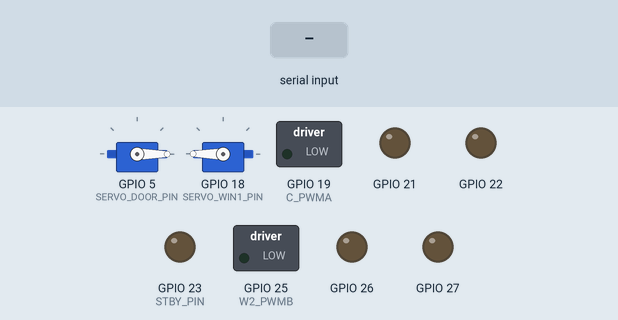
The sketch below on a simulated ESP32. On the bench: 2 × servo, switched loads named in the sketch (green lamp = pin HIGH), output pins drawn as LEDs (lit = HIGH). The inputs (shaded band) are chosen by the test bench.

Above: at 1.2 s.
1.3 s: "WIN1_OPEN\n" received over the second serial link
At 2.5 s:
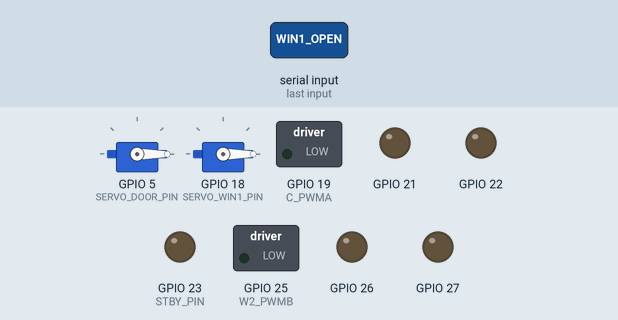
2.8 s: "WIN2_OPEN\n" received over the second serial link
At 3.6 s:
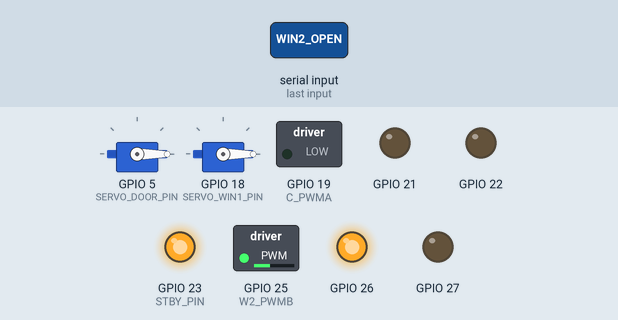
4.3 s: "WIN1_CLOSE\n" received over the second serial link
At 4.8 s:
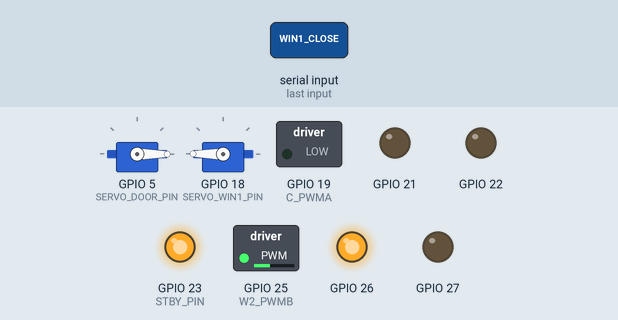
7.3 s: "WIN2_CLOSE\n" received over the second serial link
At 8.2 s:
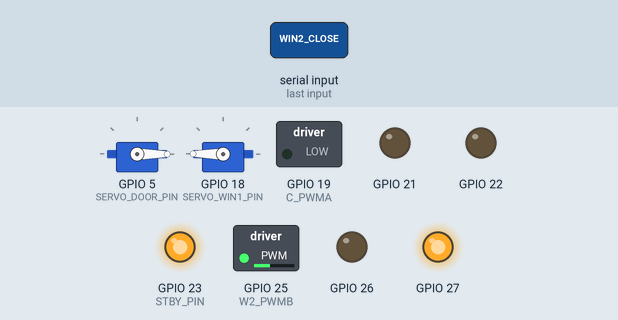
8.8 s: "CURTAIN_OPEN\n" received over the second serial link
At 9.4 s:
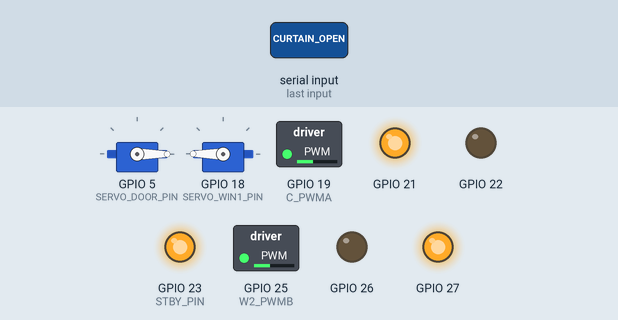
11.8 s: "CURTAIN_CLOSE\n" received over the second serial link
At 12.2 s:
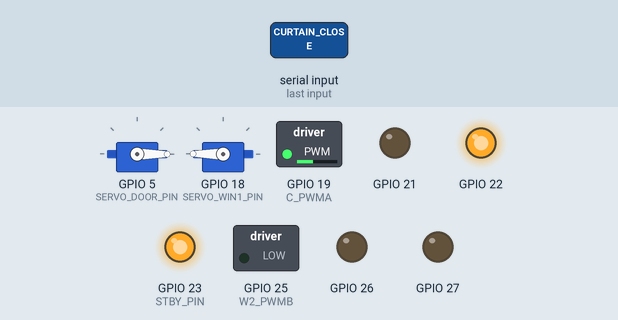
Timing chart, 0 to 16.3 s (numbered marks = the images above; inputs shaded):
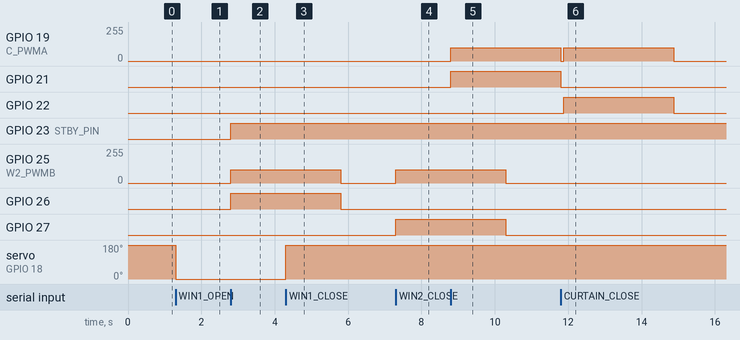

The sketch:

ESP32_Motor_v7.ino
```cpp
/*
 * Smart Classroom – ESP32 #2 (Motor Controller)
 * DOOR:
 *  - Starts at 12 o’clock (0°)
 *  - Opens to 6 o’clock (180°)
 *  - Moves ANTICLOCKWISE
 */

#include <ESP32Servo.h>

// ─── Pins ────────────────────────────────────────────────────
#define SERVO_DOOR_PIN     5
#define SERVO_WIN1_PIN    18
#define STBY_PIN          23
#define C_PWMA            19
#define C_AIN1            21
#define C_AIN2            22
#define W2_PWMB           25
#define W2_BIN1           26
#define W2_BIN2           27
#define UART2_RX          16
#define UART2_TX          17
#define UART_BAUD         115200

// ─── Servo angles ─────────────────────────────────────────────
#define DOOR_CLOSE_DEG     0     // 12 o'clock
#define DOOR_OPEN_DEG    180     // 6 o'clock
#define WIN1_OPEN_DEG      0
#define WIN1_CLOSE_DEG   180

// ─── DC motor config ──────────────────────────────────────────
#define PWM_FREQ        18000
#define PWM_RES            10
#define SPEED_NORMAL       400
#define MOTOR_TIMEOUT     3000UL

#define M_CURTAIN  0
#define M_WIN2     1

enum MotorState { IDLE, RUNNING };

struct DCMotor {
  const char* name;
  MotorState mstate = IDLE;
  unsigned long startMs = 0;
  int in1, in2, pwmPin, speed;
};

DCMotor dcMotors[2] = {
  {"CURTAIN", IDLE, 0, C_AIN1,  C_AIN2,  C_PWMA, SPEED_NORMAL},
  {"WIN2",    IDLE, 0, W2_BIN1, W2_BIN2, W2_PWMB, SPEED_NORMAL},
};

Servo servoDoor;
Servo servoWin1;

bool doorOpen = false;
bool win1Open = false;
String rxBuf = "";

// ─────────────────────────────────────────
// DOOR MOVEMENT (ANTICLOCKWISE)
// ─────────────────────────────────────────
void moveDoor(bool open) {
  servoDoor.write(open ? DOOR_OPEN_DEG : DOOR_CLOSE_DEG);
  doorOpen = open;
  Serial2.println("OK");
}

void moveWin1(bool open) {
  servoWin1.write(open ? WIN1_OPEN_DEG : WIN1_CLOSE_DEG);
  win1Open = open;
  Serial2.println("OK");
}

void motorStop(int id) {
  DCMotor& m = dcMotors[id];
  if (m.mstate == IDLE) return;
  digitalWrite(m.in1, LOW);
  digitalWrite(m.in2, LOW);
  ledcWrite(m.pwmPin, 0);
  m.mstate = IDLE;
}

void motorRun(int id, bool forward) {
  DCMotor& m = dcMotors[id];
  if (m.mstate == RUNNING) {
    motorStop(id);
    delay(80);
  }

  m.mstate = RUNNING;
  m.startMs = millis();

  digitalWrite(STBY_PIN, HIGH);
  digitalWrite(m.in1, forward ? HIGH : LOW);
  digitalWrite(m.in2, forward ? LOW  : HIGH);
  ledcWrite(m.pwmPin, m.speed);

  Serial2.println("OK");
}

void allStop() {
  for (int i = 0; i < 2; i++) motorStop(i);
  digitalWrite(STBY_PIN, LOW);

  servoDoor.write(DOOR_CLOSE_DEG);
  servoWin1.write(WIN1_CLOSE_DEG);

  doorOpen = false;
  win1Open = false;

  Serial2.println("OK");
}

void handleCommand(const String& cmd) {
  if      (cmd == "WIN1_OPEN")     moveWin1(true);
  else if (cmd == "WIN1_CLOSE")    moveWin1(false);
  else if (cmd == "WIN2_OPEN")     motorRun(M_WIN2, true);
  else if (cmd == "WIN2_CLOSE")    motorRun(M_WIN2, false);
  else if (cmd == "CURTAIN_OPEN")  motorRun(M_CURTAIN, true);
  else if (cmd == "CURTAIN_CLOSE") motorRun(M_CURTAIN, false);
  else if (cmd == "DOOR_OPEN")     moveDoor(true);
  else if (cmd == "DOOR_CLOSE")    moveDoor(false);
  else if (cmd == "ALL_STOP")      allStop();
  else                             Serial2.println("ERR:UNKNOWN");
}

void setup() {
  Serial.begin(115200);
  Serial2.begin(UART_BAUD, SERIAL_8N1, UART2_RX, UART2_TX);

  ESP32PWM::allocateTimer(0);
  ESP32PWM::allocateTimer(1);

  servoDoor.setPeriodHertz(50);
  servoWin1.setPeriodHertz(50);

  // 🔥 CRITICAL LINE – REVERSED PULSE FOR ANTICLOCKWISE
  servoDoor.attach(SERVO_DOOR_PIN, 2400, 500);

  // Normal direction for WIN1
  servoWin1.attach(SERVO_WIN1_PIN, 500, 2400);

  // Initial position = 12 o'clock
  servoDoor.write(DOOR_CLOSE_DEG);
  servoWin1.write(WIN1_CLOSE_DEG);

  pinMode(STBY_PIN, OUTPUT);
  digitalWrite(STBY_PIN, LOW);

  int dirs[] = {C_AIN1, C_AIN2, W2_BIN1, W2_BIN2};
  for (int p : dirs) {
    pinMode(p, OUTPUT);
    digitalWrite(p, LOW);
  }

  ledcAttach(C_PWMA, PWM_FREQ, PWM_RES);
  ledcWrite(C_PWMA, 0);

  ledcAttach(W2_PWMB, PWM_FREQ, PWM_RES);
  ledcWrite(W2_PWMB, 0);

  Serial2.println("READY");
}

void loop() {
  unsigned long now = millis();

  for (int i = 0; i < 2; i++) {
    if (dcMotors[i].mstate == RUNNING &&
        (now - dcMotors[i].startMs) >= MOTOR_TIMEOUT) {
      motorStop(i);
      Serial2.println("DONE:" + String(dcMotors[i].name));
    }
  }

  while (Serial2.available()) {
    char c = Serial2.read();

    if (c == '\n') {
      rxBuf.trim();
      if (rxBuf.length()) handleCommand(rxBuf);
      rxBuf = "";
    }
    else if (c != '\r') {
      rxBuf += c;
    }
  }
}
```

Measured:
- after the input at 1.3 s, servo on GPIO 18 (SERVO_WIN1_PIN): 180° → 0° at once
- after the input at 2.8 s, GPIO 23 (STBY_PIN), GPIO 26: LOW → HIGH at once; GPIO 25 (W2_PWMB): 0/255 → 100/255 at once
- after the input at 4.3 s, servo on GPIO 18 (SERVO_WIN1_PIN): 0° → 180° at once
- after the input at 7.3 s, GPIO 25 (W2_PWMB): 0/255 → 100/255 at once; GPIO 27: LOW → HIGH at once
- after the input at 8.8 s, GPIO 19 (C_PWMA): 0/255 → 100/255 at once; GPIO 21: LOW → HIGH at once
- after the input at 11.8 s, GPIO 22: LOW → HIGH after 0.08 s, → LOW 3.0 s later
